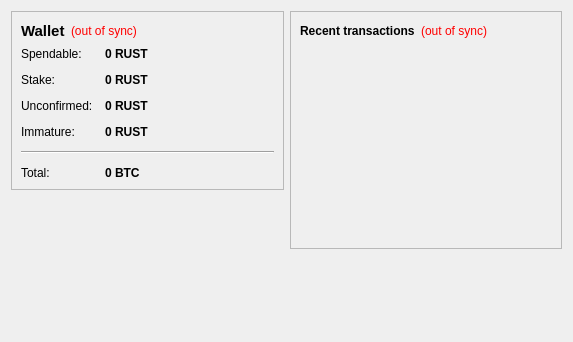
<?xml version="1.0" encoding="UTF-8"?>
<ui version="4.0">
 <class>OverviewPage</class>
 <widget class="QWidget" name="OverviewPage">
  <property name="geometry">
   <rect>
    <x>0</x>
    <y>0</y>
    <width>573</width>
    <height>342</height>
   </rect>
  </property>
  <property name="windowTitle">
   <string>Form</string>
  </property>
  <layout class="QHBoxLayout" name="horizontalLayout" stretch="1,1">
   <item>
    <layout class="QVBoxLayout" name="verticalLayout_2">
     <item>
      <widget class="QFrame" name="frame">
       <property name="frameShape">
        <enum>QFrame::StyledPanel</enum>
       </property>
       <property name="frameShadow">
        <enum>QFrame::Raised</enum>
       </property>
       <layout class="QVBoxLayout" name="verticalLayout_4">
        <item>
         <layout class="QHBoxLayout" name="horizontalLayout_4">
          <item>
           <widget class="QLabel" name="label_5">
            <property name="font">
             <font>
              <pointsize>11</pointsize>
              <weight>75</weight>
              <bold>true</bold>
             </font>
            </property>
            <property name="text">
             <string>Wallet</string>
            </property>
           </widget>
          </item>
          <item>
           <widget class="QLabel" name="labelWalletStatus">
            <property name="toolTip">
             <string>The displayed information may be out of date. Your wallet automatically synchronizes with the Rust network after a connection is established, but this process has not completed yet.</string>
            </property>
            <property name="styleSheet">
             <string notr="true">QLabel { color: red; }</string>
            </property>
            <property name="text">
             <string notr="true">(out of sync)</string>
            </property>
            <property name="alignment">
             <set>Qt::AlignLeading|Qt::AlignLeft|Qt::AlignVCenter</set>
            </property>
           </widget>
          </item>
          <item>
           <spacer name="horizontalSpacer_2">
            <property name="orientation">
             <enum>Qt::Horizontal</enum>
            </property>
            <property name="sizeHint" stdset="0">
             <size>
              <width>40</width>
              <height>20</height>
             </size>
            </property>
           </spacer>
          </item>
         </layout>
        </item>
        <item>
         <layout class="QFormLayout" name="formLayout_2">
          <property name="fieldGrowthPolicy">
           <enum>QFormLayout::AllNonFixedFieldsGrow</enum>
          </property>
          <property name="horizontalSpacing">
           <number>12</number>
          </property>
          <property name="verticalSpacing">
           <number>12</number>
          </property>
          <item row="0" column="0">
           <widget class="QLabel" name="label">
            <property name="text">
             <string>Spendable:</string>
            </property>
           </widget>
          </item>
          <item row="0" column="1">
           <widget class="QLabel" name="labelBalance">
            <property name="font">
             <font>
              <weight>75</weight>
              <bold>true</bold>
             </font>
            </property>
            <property name="cursor">
             <cursorShape>IBeamCursor</cursorShape>
            </property>
            <property name="toolTip">
             <string>Your current spendable balance</string>
            </property>
            <property name="text">
             <string notr="true">0 RUST</string>
            </property>
            <property name="textInteractionFlags">
             <set>Qt::LinksAccessibleByMouse|Qt::TextSelectableByKeyboard|Qt::TextSelectableByMouse</set>
            </property>
           </widget>
          </item>
          <item row="1" column="0">
           <widget class="QLabel" name="label_6">
            <property name="text">
             <string>Stake:</string>
            </property>
           </widget>
          </item>
          <item row="1" column="1">
           <widget class="QLabel" name="labelStake">
            <property name="font">
             <font>
              <weight>75</weight>
              <bold>true</bold>
             </font>
            </property>
            <property name="cursor">
             <cursorShape>IBeamCursor</cursorShape>
            </property>
            <property name="toolTip">
             <string>Total of coins that was staked, and do not yet count toward the current balance</string>
            </property>
            <property name="text">
             <string notr="true">0 RUST</string>
            </property>
            <property name="textInteractionFlags">
             <set>Qt::LinksAccessibleByMouse|Qt::TextSelectableByKeyboard|Qt::TextSelectableByMouse</set>
            </property>
           </widget>
          </item>
          <item row="2" column="0">
           <widget class="QLabel" name="label_3">
            <property name="text">
             <string>Unconfirmed:</string>
            </property>
           </widget>
          </item>
          <item row="2" column="1">
           <widget class="QLabel" name="labelUnconfirmed">
            <property name="font">
             <font>
              <weight>75</weight>
              <bold>true</bold>
             </font>
            </property>
            <property name="cursor">
             <cursorShape>IBeamCursor</cursorShape>
            </property>
            <property name="toolTip">
             <string>Total of transactions that have yet to be confirmed, and do not yet count toward the current balance</string>
            </property>
            <property name="text">
             <string notr="true">0 RUST</string>
            </property>
            <property name="textInteractionFlags">
             <set>Qt::LinksAccessibleByMouse|Qt::TextSelectableByKeyboard|Qt::TextSelectableByMouse</set>
            </property>
           </widget>
          </item>
          <item row="3" column="0">
           <widget class="QLabel" name="labelImmatureText">
            <property name="text">
             <string>Immature:</string>
            </property>
           </widget>
          </item>
          <item row="3" column="1">
           <widget class="QLabel" name="labelImmature">
            <property name="font">
             <font>
              <weight>75</weight>
              <bold>true</bold>
             </font>
            </property>
            <property name="toolTip">
             <string>Mined balance that has not yet matured</string>
            </property>
            <property name="text">
             <string notr="true">0 RUST</string>
            </property>
            <property name="textInteractionFlags">
             <set>Qt::LinksAccessibleByMouse|Qt::TextSelectableByKeyboard|Qt::TextSelectableByMouse</set>
            </property>
           </widget>
          </item>
          <item row="4" column="0" colspan="2">
           <widget class="Line" name="line">
            <property name="orientation">
             <enum>Qt::Horizontal</enum>
            </property>
           </widget>
          </item>
          <item row="5" column="0">
           <widget class="QLabel" name="labelTotalText">
            <property name="text">
             <string>Total:</string>
            </property>
           </widget>
          </item>
          <item row="5" column="1">
           <widget class="QLabel" name="labelTotal">
            <property name="font">
             <font>
              <weight>75</weight>
              <bold>true</bold>
             </font>
            </property>
            <property name="cursor">
             <cursorShape>IBeamCursor</cursorShape>
            </property>
            <property name="toolTip">
             <string>Your current total balance</string>
            </property>
            <property name="text">
             <string notr="true">0 BTC</string>
            </property>
            <property name="textInteractionFlags">
             <set>Qt::LinksAccessibleByMouse|Qt::TextSelectableByKeyboard|Qt::TextSelectableByMouse</set>
            </property>
           </widget>
          </item>
         </layout>
        </item>
       </layout>
      </widget>
     </item>
     <item>
      <spacer name="verticalSpacer">
       <property name="orientation">
        <enum>Qt::Vertical</enum>
       </property>
       <property name="sizeHint" stdset="0">
        <size>
         <width>20</width>
         <height>40</height>
        </size>
       </property>
      </spacer>
     </item>
    </layout>
   </item>
   <item>
    <layout class="QVBoxLayout" name="verticalLayout_3">
     <item>
      <widget class="QFrame" name="frame_2">
       <property name="frameShape">
        <enum>QFrame::StyledPanel</enum>
       </property>
       <property name="frameShadow">
        <enum>QFrame::Raised</enum>
       </property>
       <layout class="QVBoxLayout" name="verticalLayout">
        <item>
         <layout class="QHBoxLayout" name="horizontalLayout_2">
          <item>
           <widget class="QLabel" name="label_4">
            <property name="text">
             <string>&lt;b&gt;Recent transactions&lt;/b&gt;</string>
            </property>
           </widget>
          </item>
          <item>
           <widget class="QLabel" name="labelTransactionsStatus">
            <property name="toolTip">
             <string>The displayed information may be out of date. Your wallet automatically synchronizes with the Rust network after a connection is established, but this process has not completed yet.</string>
            </property>
            <property name="styleSheet">
             <string notr="true">QLabel { color: red; }</string>
            </property>
            <property name="text">
             <string notr="true">(out of sync)</string>
            </property>
            <property name="alignment">
             <set>Qt::AlignRight|Qt::AlignTrailing|Qt::AlignVCenter</set>
            </property>
           </widget>
          </item>
          <item>
           <spacer name="horizontalSpacer">
            <property name="orientation">
             <enum>Qt::Horizontal</enum>
            </property>
            <property name="sizeHint" stdset="0">
             <size>
              <width>40</width>
              <height>20</height>
             </size>
            </property>
           </spacer>
          </item>
         </layout>
        </item>
        <item>
         <widget class="QListView" name="listTransactions">
          <property name="styleSheet">
           <string notr="true">QListView { background: transparent; }</string>
          </property>
          <property name="frameShape">
           <enum>QFrame::NoFrame</enum>
          </property>
          <property name="verticalScrollBarPolicy">
           <enum>Qt::ScrollBarAlwaysOff</enum>
          </property>
          <property name="horizontalScrollBarPolicy">
           <enum>Qt::ScrollBarAlwaysOff</enum>
          </property>
          <property name="selectionMode">
           <enum>QAbstractItemView::NoSelection</enum>
          </property>
         </widget>
        </item>
       </layout>
      </widget>
     </item>
     <item>
      <spacer name="verticalSpacer_2">
       <property name="orientation">
        <enum>Qt::Vertical</enum>
       </property>
       <property name="sizeHint" stdset="0">
        <size>
         <width>20</width>
         <height>40</height>
        </size>
       </property>
      </spacer>
     </item>
    </layout>
   </item>
  </layout>
 </widget>
 <resources/>
 <connections/>
</ui>
